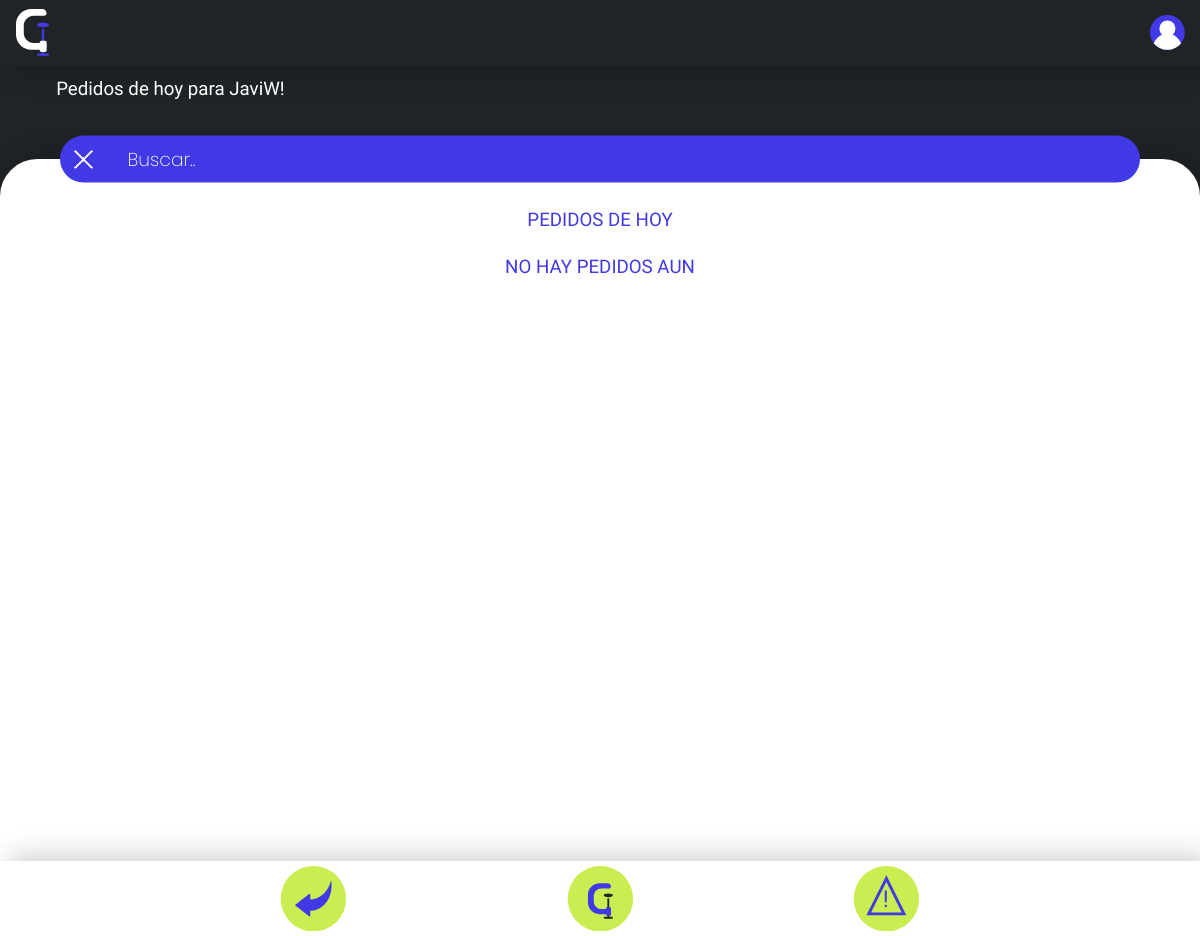
Before: /notificaciones.php (signed in) with the older database file.
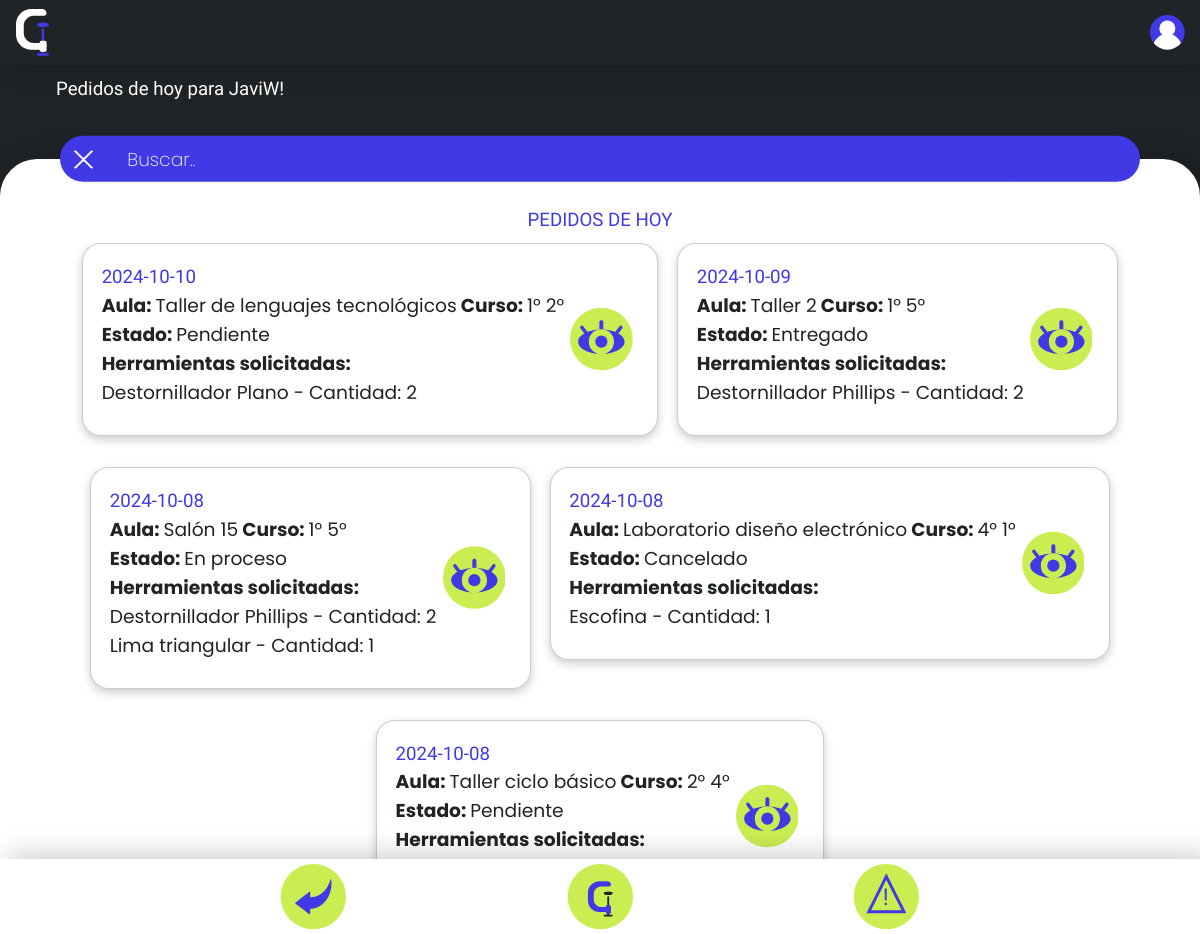
After: the same page with the newer database file.
### tables this page shows
CREATE TABLE `pedidos` (
  `id_pedido` int(11) NOT NULL,
  `fecha_pedido` date NOT NULL,
  `fk_usuario` int(11) NOT NULL,
  `id_aula` int(11) NOT NULL,
  `estado` enum('Pendiente','En proceso','Enviado','Entregado','Devuelto','Cancelado') NOT NULL,
  `observaciones` varchar(200) NOT NULL,
  `pedido` longtext NOT NULL CHECK (json_valid(`pedido`)),
  `fk_curso` int(11) NOT NULL
);

CREATE TABLE `aulas` (
  `id_aulas` int(11) NOT NULL,
  `nombre` varchar(50) NOT NULL,
  `piso` varchar(10) NOT NULL
);

CREATE TABLE `cursos` (
  `id` int(100) NOT NULL,
  `curso` varchar(5) NOT NULL
);

### notificaciones.php (the view, shortened to what this page needs)
<?php
include './codigophp/conexionbs.php';
include './codigophp/añadirpaleta.php';
?>
<!DOCTYPE html>
<html lang="es">
<head>
    <link rel="stylesheet" href="estiloscss/styles.css">
    <link rel="stylesheet" href="estiloscss/animaciones.css">
    <link rel="stylesheet" href="estiloscss/imagenes.css">
</head>
<body>
    <div id="pagina">
        <div id="header">
            <a href="inicio.php" class="imagen"><?php incrustarSVG("imagenes/SVG/logo"); ?></a>
            <button class="imagen" id="user"><?php incrustarSVG("imagenes/SVG/user"); ?></button>
        </div>
        <div id="subheader">
            <h1>Pedidos de hoy para <?php echo htmlspecialchars($_SESSION['username']); ?>!</h1>
            <p></p>
        </div>
        <div id="contenido">
            <div class="barra">
                <button class="equis"></button>
                <input type="text" placeholder="Buscar..">
                <div></div>
            </div>
            <div class="contenido2">
                <div class="con3" id="inicio">
                    <h1>PEDIDOS DE HOY</h1>
                    <div class="scroll-y" id="scroll" style="height: 100%;">
                        <div class="conscroll-y" style="height: 100%;">
                            <?php
                            $sql = "SELECT pedidos.*, aulas.*, cursos.*, usuarios.*, pedidos.pedido
                            FROM pedidos
                            JOIN aulas ON pedidos.id_aula = aulas.id_aulas
                            JOIN cursos ON pedidos.fk_curso = cursos.id
                            JOIN usuarios ON pedidos.fk_usuario = usuarios.id_usuario
                            ORDER BY pedidos.fecha_pedido DESC;";
                            $result = $conn->query($sql);
                            if ($result->num_rows > 0) {
                                while ($row = $result->fetch_assoc()) {
                                    $pedido_json = json_decode($row["pedido"], true);
                                    $herramientas = $pedido_json["herramientas"];
                                    $cantidades = $pedido_json["cantidad"];
                                    $herramientas_names = array();
                                    $sql_herramientas = "SELECT nombre FROM herramientas WHERE id IN (" . implode(',', $herramientas) . ")";
                                    $result_herramientas = $conn->query($sql_herramientas);
                                    while ($herramienta = $result_herramientas->fetch_assoc()) {
                                        $herramientas_names[] = $herramienta["nombre"];
                                    }
                                    echo '<div class="rectangulo4">';
                                    echo '<h1>' . htmlspecialchars($row["fecha_pedido"], ENT_QUOTES, 'UTF-8') . '</h1>';
                                    echo '<p><strong>Aula: </strong>' . htmlspecialchars($row["nombre"], ENT_QUOTES, 'UTF-8') . '<strong> Curso: </strong>' . htmlspecialchars($row["curso"], ENT_QUOTES, 'UTF-8') . '<br><strong>Estado: </strong>' . htmlspecialchars($row["estado"], ENT_QUOTES, 'UTF-8');
                                    echo '<br><strong>Herramientas solicitadas:</strong>';
                                    for ($i = 0; $i < count($herramientas); $i++) {
                                        echo '<br>' . $herramientas_names[$i] . ' - Cantidad: ' . $cantidades[$i];
                                    }
                                    echo '</p><input type="hidden" name="id" id="id" value="' . htmlspecialchars($row["id_pedido"], ENT_QUOTES, 'UTF-8') . '">';
                                    echo '<button class="imagen opcionesblanco tocar">'; incrustarSVG("imagenes/SVG/ojo"); echo'</button>';
                                    echo '</div>';
                                }
                            } else {
                                echo "<h1>NO HAY PEDIDOS AUN</h1>";
                            }
                            ?>
                        </div>
                    </div>
                </div>
            </div>
        </div>
        <div id="footer">
            <a href="inicio.php" class="imagen izquierda i">Volver al
                inicio<?php incrustarSVG("imagenes/SVG/flecha"); ?></a>
            <a href="pedidos.php"
                class=" imagen centro i">Herramientas<?php incrustarSVG("imagenes/SVG/botonlogo"); ?></a>
            <a href="reportes.php" class=" imagen derecha i">Reportes<?php incrustarSVG("imagenes/SVG/alerta"); ?></a>
        </div>
</body>
</html>

### codigophp/añadirpaleta.php (shortened to what this page needs)
<?php
function incrustarSVG($nombreArchivo) {
    $rutaArchivoSVG = $nombreArchivo.'.svg';
    if (file_exists($rutaArchivoSVG)) {
        $contenidoSVG = file_get_contents($rutaArchivoSVG);
        echo $contenidoSVG;
    } else {
        echo "<p>Error: No se pudo cargar el archivo SVG.</p>";
    }
}
    ?>

Changed rows visible on the page:
added pedidos: fecha_pedido "2024-10-10", id_aula.nombre "Taller de lenguajes tecnológicos", fk_curso.curso "1° 2°", estado "Pendiente", i "Destornillador Plano", pedido "2"
added pedidos: fecha_pedido "2024-10-09", id_aula.nombre "Taller 2", fk_curso.curso "1° 5°", estado "Entregado", i "Destornillador Phillips", pedido "2"
added pedidos: fecha_pedido "2024-10-08", id_aula.nombre "Salón 15", fk_curso.curso "1° 5°", estado "En proceso", i "Destornillador Phillips", pedido "2", i "Lima triangular", pedido "1", shown under "PEDIDOS DE HOY"
added pedidos: fecha_pedido "2024-10-08", id_aula.nombre "Laboratorio diseño electrónico", fk_curso.curso "4° 1°", estado "Cancelado", i "Escofina", pedido "1"
added pedidos: fecha_pedido "2024-10-08", id_aula.nombre "Taller ciclo básico", fk_curso.curso "2° 4°", estado "Pendiente", shown under "PEDIDOS DE HOY"
Other visible differences:
text no longer shown: "NO HAY PEDIDOS AUN"
